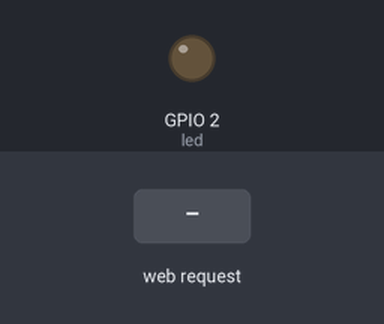
Recording of a program running on a simulated ESP32 board running MicroPython. Shown: output pins drawn as LEDs (lit = HIGH). Inputs (shaded band) come from the test bench. WiFi joins after 1.5 s; what the program prints to the serial console is not drawn.

Above: at 3.7 s.
3.8 s: HTTP request GET /?led=on received
At 4.5 s:
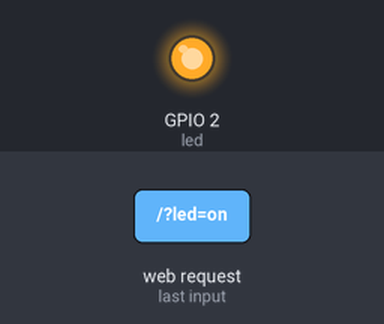
5.3 s: HTTP request GET /?led=off received
At 5.7 s:
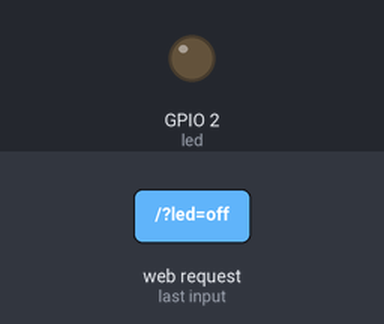
Timing chart, 0 to 8.3 s (numbered marks = the images above; inputs shaded):
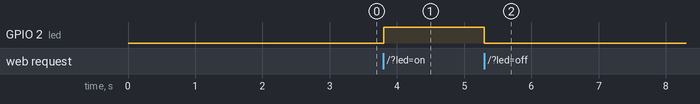

The program:

main.py
```python
# MicroPython Script for ESP32

# ESP32 as web server
# with the web server with ON and OFF buttons
# control the on-board LED of ESP32

import machine
import network
import time
import sys
import gc
try:
    import usocket as socket
except:
    import socket

# run garbage collector
# it is a form of automatic memory management
# this is a way to reclaim memory occupied with objects
# that are no longer in use by the program
# this is usefull to save space in memory
gc.collect()

# object for on-board led
led = machine.Pin(2,machine.Pin.OUT)
# default status of led is OFF
led.off()

# connect ESP32 with existing WiFi network
# it will try to connect with network for only 10 seconds
# if not connected with network, script terminated
timeout = 0
# configure esp32 in station mode
wlan = network.WLAN(network.STA_IF)
wlan.active(False)
time.sleep(0.5)
# enable wifi module (hardware)
wlan.active(True)
wlan.connect('your_ssid','your_password')
if not wlan.isconnected():
    print('Connecting to network..')
    while not wlan.isconnected() and timeout < 10:
        print(10-timeout)
        timeout += 1
        time.sleep(1)
    if wlan.isconnected():
        # print the ip addr of esp32 in network
        print('network config: ',wlan.ifconfig())
    else:
        print('could not connect')
        sys.exit()

# ***************************************
# web page
# ***************************************
def web_page():
  if led.value() == 1:
    gpio_state="ON"
  else:
    gpio_state="OFF"

  html = """<html><head> <title>ESP Web Server</title> <meta name="viewport" content="width=device-width, initial-scale=1">
  <link rel="icon" href="data:,"> <style>html{font-family: Helvetica; display:inline-block; margin: 0px auto; text-align: center;}
  h1{color: #0F3376; padding: 2vh;}p{font-size: 1.5rem;}.button{display: inline-block; background-color: #e7bd3b; border: none;
  border-radius: 4px; color: white; padding: 16px 40px; text-decoration: none; font-size: 30px; margin: 2px; cursor: pointer;}
  .button2{background-color: #4286f4;}</style></head><body> <h1>ESP Web Server</h1>
  <p>GPIO state: <strong>""" + gpio_state + """</strong></p><p><a href="/?led=on"><button class="button">ON</button></a></p>
  <p><a href="/?led=off"><button class="button button2">OFF</button></a></p></body></html>"""
  return html

# create server socket at esp32
# if socket is not created, script terminated
try:
    # create socket (TCP)
    s = socket.socket(socket.AF_INET,socket.SOCK_STREAM)
    # bind the socket with IP and PORT
    # blank IP specifies that socket is reachable by any addr
    # the machine happens to have
    # web server port is 80
    s.bind(('',80))
    # start listening for clients
    s.listen(5)
    print('Socket created')
except Exception as e:
    print('Error>>',str(e))
    sys.exit()

# forever loop
while True:
    # accept client connection
    conn,addr = s.accept()
    print('client connected from ',addr)
    # recieve data from client machine
    request = conn.recv(1024)
    request = str(request)
    print('request content = ',request)
    # find the request
    led_on = request.find('/?led=on')
    led_off = request.find('/?led=off')
    if led_on == 6:
        # turn on the LED
        print('LED ON')
        led.value(1)
    if led_off == 6:
        # turn off the LED
        print('LED OFF')
        led.value(0)
    # send response back to client machine
    response = web_page()
    conn.send('HTTP/1.1 200 OK\n')
    conn.send('Content-Type: text/html\n')
    conn.send('Connection: close\n\n')
    conn.sendall(response)
    # close the connection
    conn.close()
```

Measured:
- after the input at 3.8 s, GPIO 2 (led): LOW → HIGH at once
- after the input at 5.3 s, GPIO 2 (led): HIGH → LOW at once
